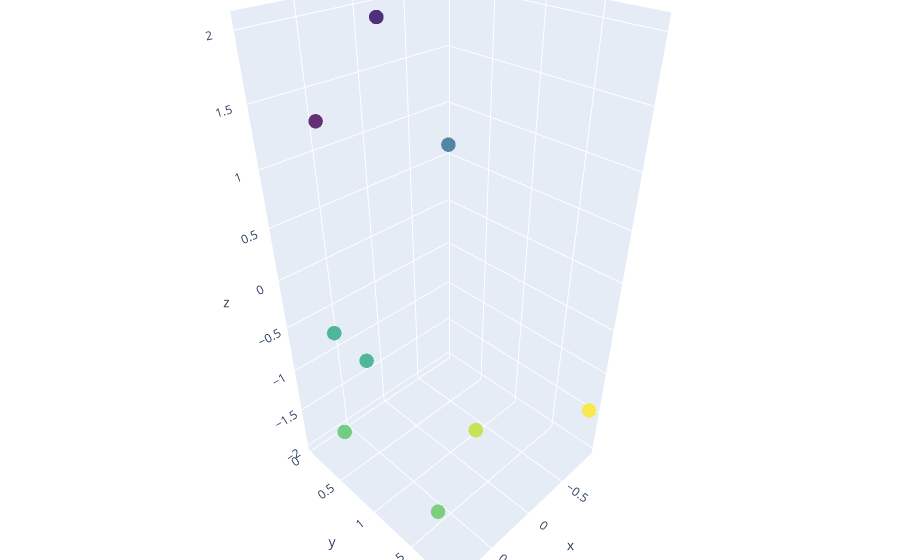

The cell this chart's notebook holds for it:
### Code cell
# S curve
X_s_curve, y_s_curve = make_s_curve(n_samples=n_samples, random_state=seed)

# Init fig
fig = go.Figure(data=[go.Scatter3d(
    x=X_s_curve[:,0],
    y=X_s_curve[:,1],
    z=X_s_curve[:,2],
    mode='markers',
    marker=dict(
        size=5,
        color=y_s_curve,                # set color to an array/list of desired values
        colorscale='Viridis',   # choose a colorscale
        opacity=0.8
    )
)])

# tight layout
fig.update_layout(margin=dict(l=0, r=0, b=0, t=0))
fig.show()

### Figure 1 — Plotly figure (JSON) as saved in the notebook; plotly's stock layout.template omitted (floating-point values rounded to 4 significant figures)
{"data": [{"marker": {"color": [-1.182, 4.248, 2.186, 0.9298, -3.242, -3.242, -4.165, 3.451, 0.953, 1.961], "colorscale": [[0, "#440154"], [0.1111, "#482878"], [0.2222, "#3e4989"], [0.3333, "#31688e"], [0.4444, "#26828e"], [0.5556, "#1f9e89"], [0.6667, "#35b779"], [0.7778, "#6ece58"], [0.8889, "#b5de2b"], [1, "#fde725"]], "opacity": 0.8, "size": 5}, "mode": "markers", "type": "scatter3d", "x": [-0.9255, -0.894, 0.8164, 0.8015, 0.1002, 0.1004, 0.8539, -0.3046, 0.8151, 0.9248], "y": [0.04117, 1.94, 1.665, 0.4247, 0.3636, 0.3668, 0.6085, 1.05, 0.8639, 0.5825], "z": [0.6213, -1.448, -1.578, -0.402, 1.995, 1.995, 1.52, -1.952, -0.4207, -1.38]}], "layout": {"margin": {"b": 0, "l": 0, "r": 0, "t": 0}}}
